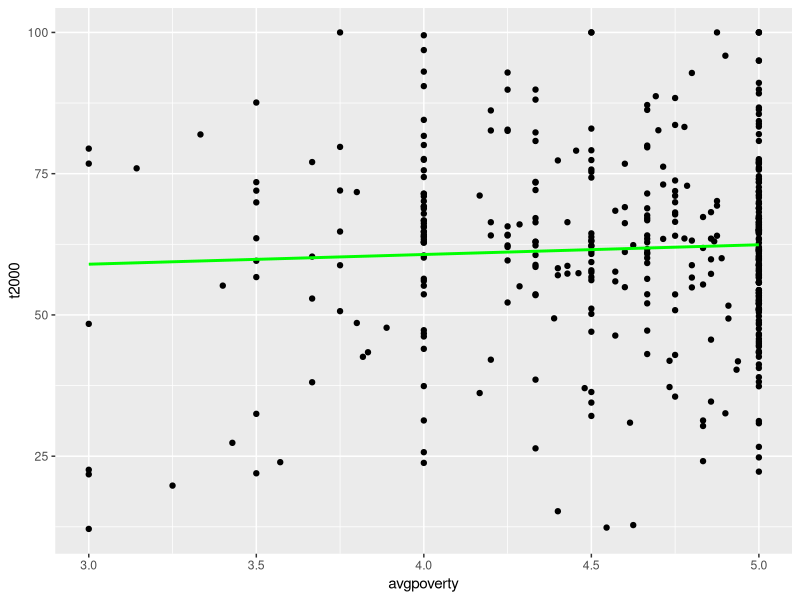
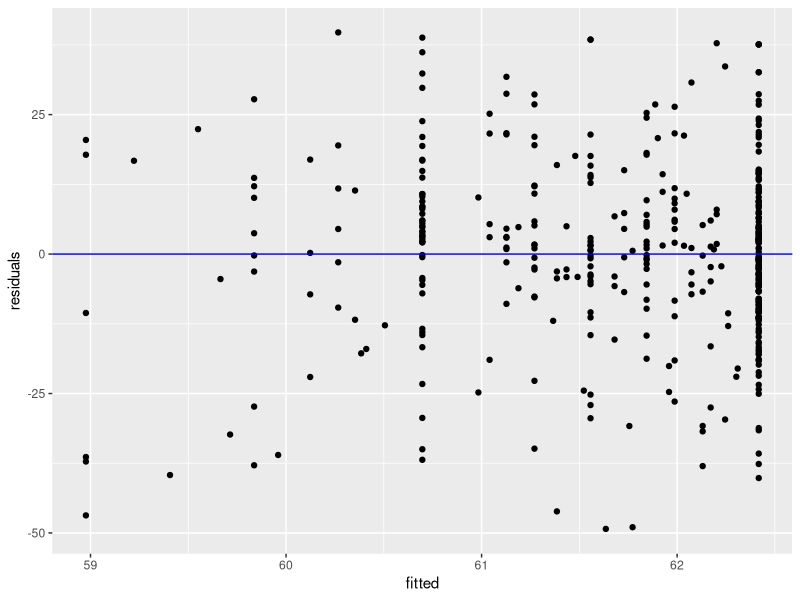
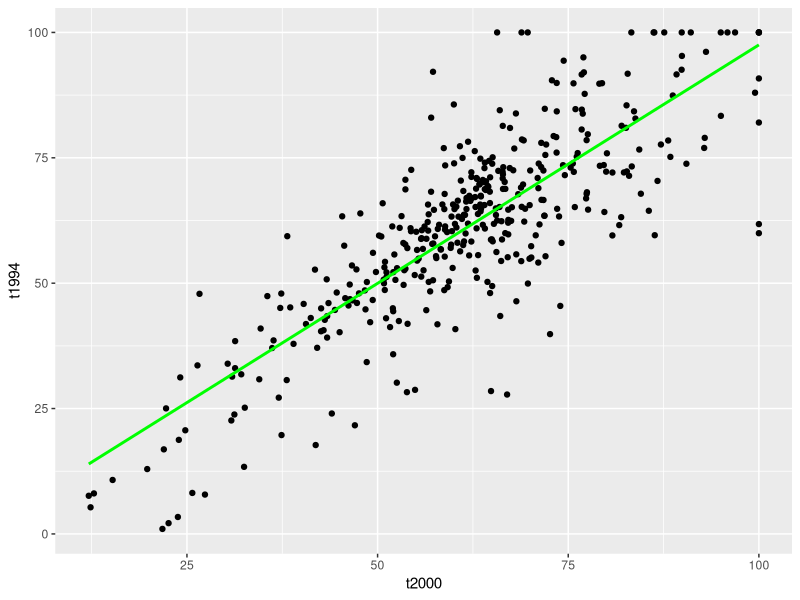
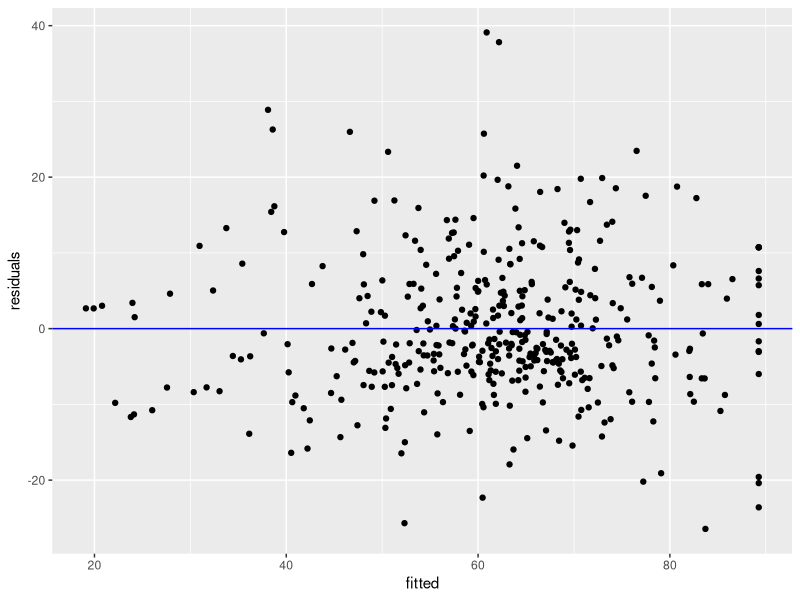
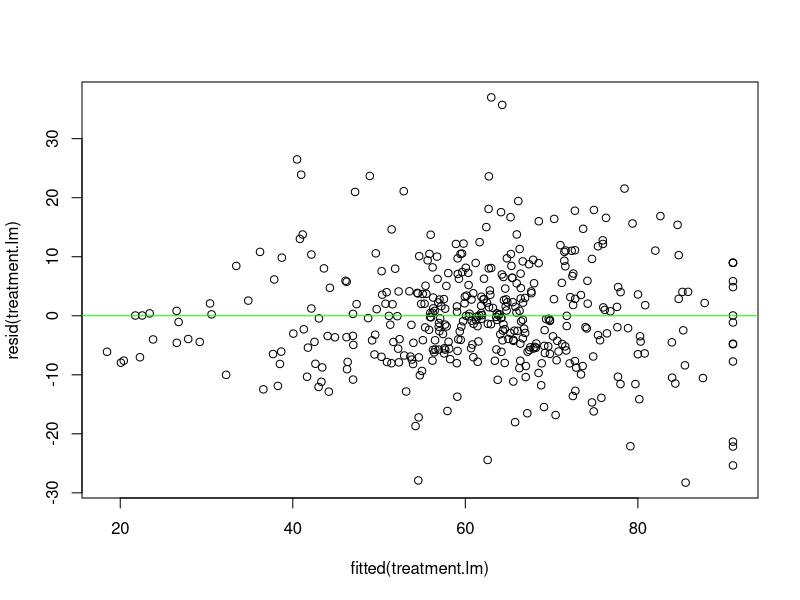
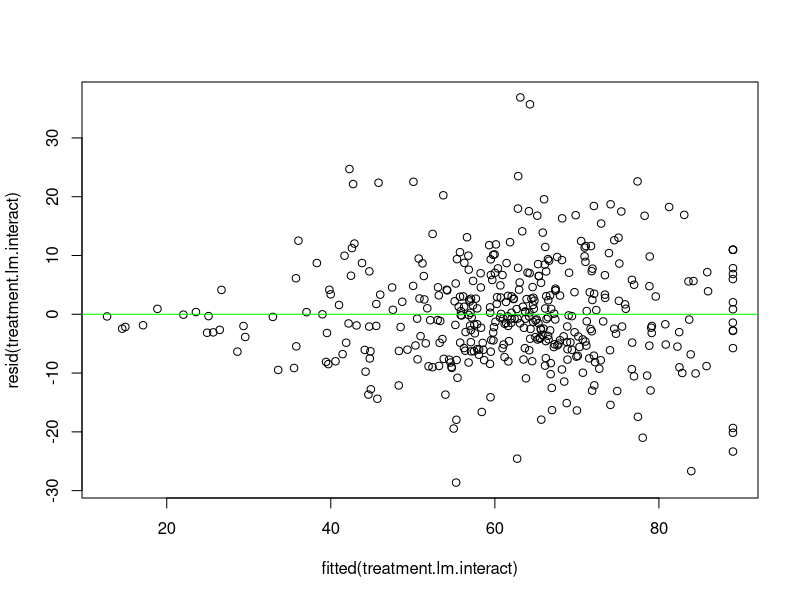
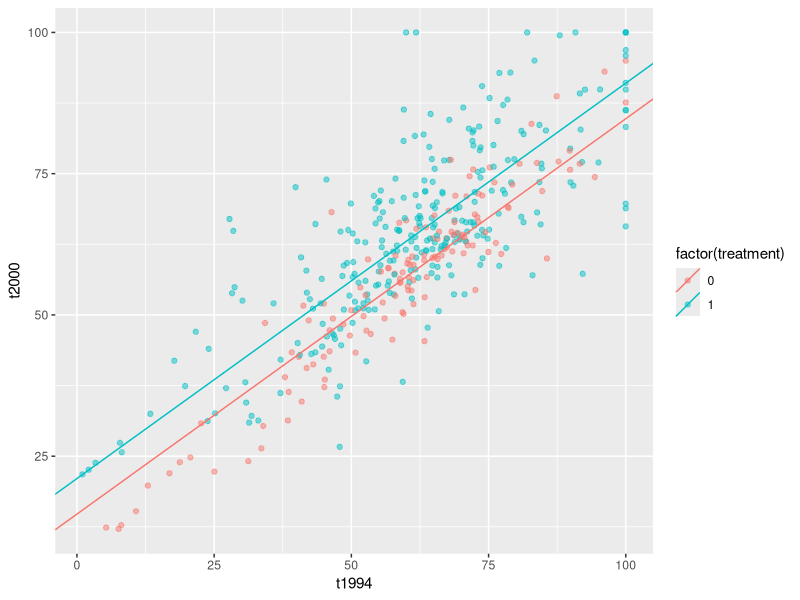
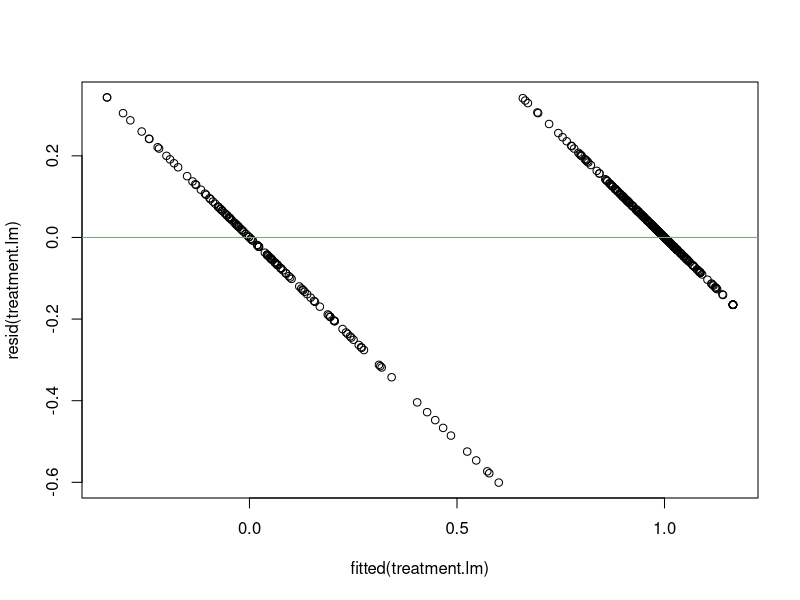

The R source for these figures, in order:
## ---- chunk 1
library(tidyverse)

progresa <- read.csv("data/progresa.csv")
## ---- chunk 2
progresa %>%
    group_by(treatment) %>%
    summarize(pri2000s = mean(pri2000s),
              t2000  = mean(t2000))

progresa %>%
    group_by(treatment) %>%
    summarize(avgpoverty = mean(avgpoverty),
              mean1994  = mean(pobtot1994))
## ---- chunk 3
progresa %>%
  summary(lm.t2000)

ggplot(data = progresa, aes(y = t2000, x = avgpoverty )) + geom_point() + geom_smooth(method = lm, se = FALSE, col = "green")



lm.t2000 <- lm(progresa$t2000 ~ progresa$avgpoverty, data = progresa )

res.dat <- tibble(residuals = lm.t2000$residuals, 
                  fitted    = lm.t2000$fitted.values)

ggplot(res.dat, aes(y = residuals, x = fitted)) +
  geom_point() +
  geom_hline(yintercept = 0, col = "blue")

summary(lm.t2000)
## ---- chunk 4

ggplot(data = progresa, aes(y = t1994, x = t2000 )) + geom_point() + geom_smooth(method = lm, se = FALSE, col = "green")



lm.t1994 <- lm(t2000 ~ t1994, data = progresa )

res.dat <- tibble(residuals = lm.t1994$residuals, 
                  fitted    = lm.t1994$fitted.values)

ggplot(res.dat, aes(y = residuals, x = fitted)) +
  geom_point() +
  geom_hline(yintercept = 0, col = "blue")

summary(lm.t1994)
## ---- chunk 5


treatment.lm <- lm(t2000 ~ treatment + t1994, data = progresa)
treatment.lm.interact <- lm(t2000 ~  treatment + t1994 + treatment*t1994, data = progresa)

plot(fitted(treatment.lm), resid(treatment.lm))
abline(h = 0, col = "green")
plot(fitted(treatment.lm.interact), resid(treatment.lm.interact))
abline(h = 0, col = "green")

summary(treatment.lm)
summary(treatment.lm.interact)



intercepts <- c(coef(treatment.lm)["(Intercept)"],
                coef(treatment.lm)["(Intercept)"] + coef(treatment.lm)["treatment"])

lines.df <- data.frame(intercepts = intercepts,
                       slopes = rep(coef(treatment.lm)["t1994"], 2),
                       treatment.1 = levels(factor(progresa$treatment)))
lines.df

progresa %>%
  ggplot(aes(x = t1994, y = t2000, color = factor(treatment))) + 
  geom_point(alpha = 0.5) +
  geom_abline(aes(intercept = intercepts,
                  slope = slopes,
                  color = factor(treatment.1)), data = lines.df)


## ---- chunk 6

treatment.lm <- lm(formula = treatment ~ t1994:treatment + t1994, data = progresa)
treatment.lm.interact <- lm(t2000 ~  treatment + t1994 + treatment*t1994, data = progresa)
plot(fitted(treatment.lm), resid(treatment.lm))
abline(h = 0, col = "green")
plot(fitted(treatment.lm.interact), resid(treatment.lm.interact))
abline(h = 0, col = "green")
summary(treatment.lm)
summary(treatment.lm.interact)

intercepts <- c(coef(treatment.lm)["(Intercept)"],
                coef(treatment.lm)["(Intercept)"] + coef(treatment.lm)["treatment"])
lines.df <- data.frame(intercepts = intercepts,
                       slopes = rep(coef(treatment.lm)["t1994"], 2),
                       treatment.1 = levels(factor(progresa$treatment)))
lines.df
progresa %>%
  ggplot(aes(x = t1994, y = t2000, color = factor(treatment))) + 
  geom_point(alpha = 0.5) +
  geom_abline(aes(intercept = intercepts,
                  slope = slopes,
                  color = factor(treatment.1)), data = lines.df)
